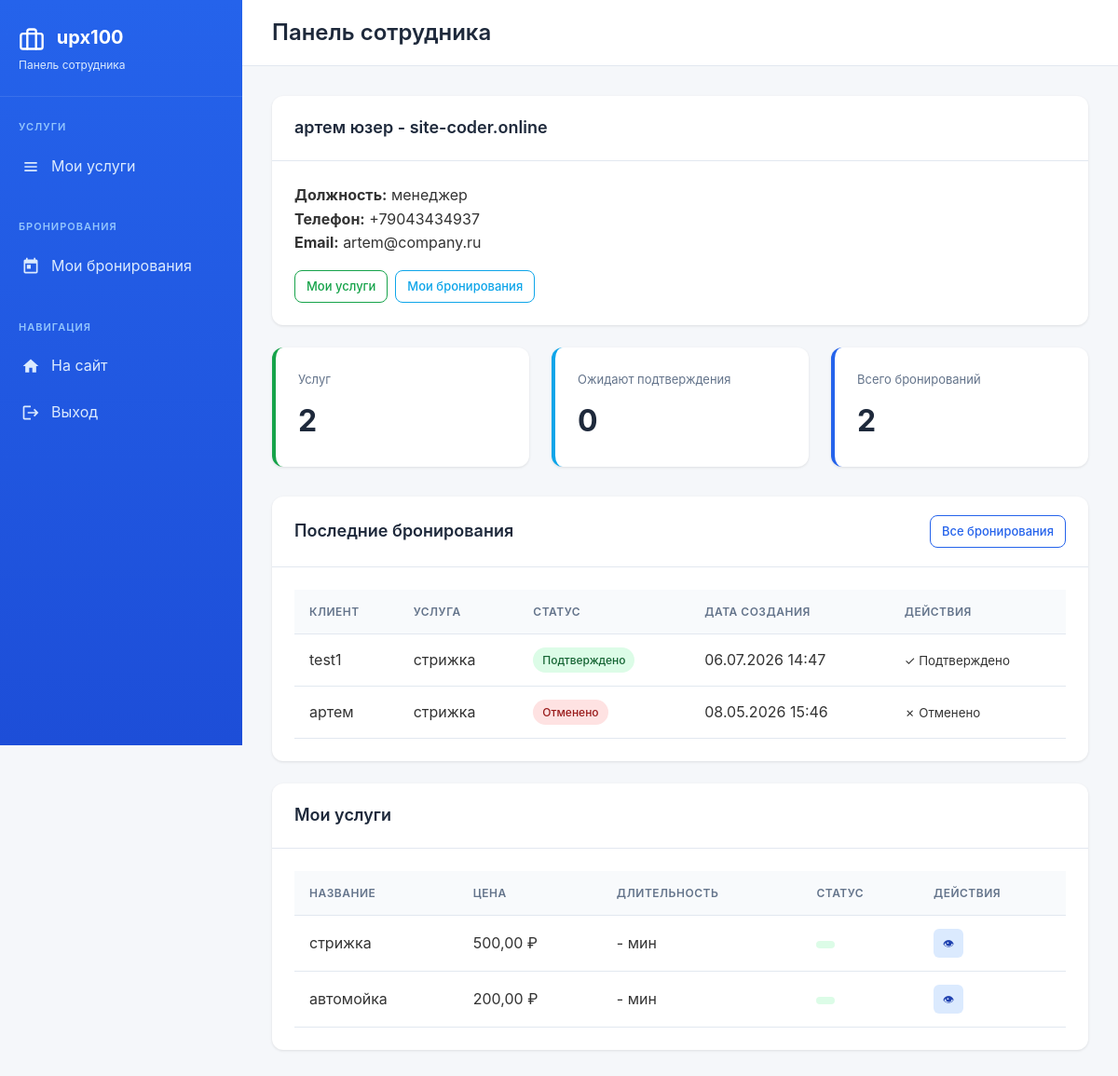
The page /business/employee/dashboard/ (signed in) on the database its author committed.
### business/models.py (models this page shows, shortened)
class Employee(models.Model):
    company = models.ForeignKey(Company, on_delete=models.CASCADE, related_name='employees', verbose_name="Компания")
    user = models.OneToOneField(settings.AUTH_USER_MODEL, on_delete=models.CASCADE, related_name='employee_profile')
    position = models.CharField(max_length=100, blank=True, verbose_name="Должность")
    phone = models.CharField(max_length=20, blank=True, verbose_name="Телефон")
    is_active = models.BooleanField(default=True, verbose_name="Активен")
    created_at = models.DateTimeField(auto_now_add=True)
    class Meta:
        verbose_name = "Сотрудник"
        verbose_name_plural = "Сотрудники"
        unique_together = ['company', 'user']
    @property
    def name(self):
        return self.user.get_full_name() or self.user.email
    @property
    def email(self):
        return self.user.email

class Company(models.Model):
    owner = models.OneToOneField(settings.AUTH_USER_MODEL, on_delete=models.CASCADE, related_name='company')
    name = models.CharField(max_length=200, verbose_name="Название компании")
    description = models.TextField(blank=True, verbose_name="Описание")
    logo = models.ImageField(upload_to='company_logos/', blank=True, null=True, verbose_name="Логотип")
    photo = models.ImageField(upload_to='company_photos/', blank=True, null=True, verbose_name="Фото компании")
    address = models.CharField(max_length=300, verbose_name="Адрес")
    latitude = models.DecimalField(max_digits=9, decimal_places=6, blank=True, null=True, verbose_name="Широта")
    longitude = models.DecimalField(max_digits=9, decimal_places=6, blank=True, null=True, verbose_name="Долгота")
    phone = models.CharField(max_length=20, blank=True, verbose_name="Телефон")
    email = models.EmailField(blank=True, verbose_name="Email")
    is_verified = models.BooleanField(default=False, verbose_name="Проверена модератором")
    created_at = models.DateTimeField(auto_now_add=True)
    updated_at = models.DateTimeField(auto_now=True)
    class Meta:
        verbose_name = "Компания"
        verbose_name_plural = "Компании"

class Booking(models.Model):
    STATUS_CHOICES = [
        ('pending', 'Ожидает подтверждения'),
        ('confirmed', 'Подтверждено'),
        ('cancelled', 'Отменено'),
        ('completed', 'Выполнено'),
    ]
    service = models.ForeignKey(Service, on_delete=models.CASCADE, related_name='bookings', verbose_name="Услуга")
    client_name = models.CharField(max_length=150, verbose_name="Имя клиента")
    client_phone = models.CharField(max_length=20, verbose_name="Телефон клиента")
    client_email = models.EmailField(blank=True, verbose_name="Email клиента")
    status = models.CharField(max_length=20, choices=STATUS_CHOICES, default='pending', verbose_name="Статус")
    created_at = models.DateTimeField(auto_now_add=True)
    updated_at = models.DateTimeField(auto_now=True)
    notes = models.TextField(blank=True, verbose_name="Комментарий клиента")
    class Meta:
        verbose_name = "Бронирование"
        verbose_name_plural = "Бронирования"
        ordering = ['-created_at']

class Service(models.Model):
    company = models.ForeignKey(Company, on_delete=models.CASCADE, related_name='services', verbose_name="Компания")
    category = models.ForeignKey('companies.Category', on_delete=models.SET_NULL, null=True, blank=True, related_name='business_services', verbose_name="Категория")
    subcategory = models.ForeignKey('companies.Subcategory', on_delete=models.SET_NULL, null=True, blank=True, related_name='business_services', verbose_name="Подкатегория")
    employees = models.ManyToManyField(Employee, related_name='services', verbose_name="Сотрудники")
    name = models.CharField(max_length=200, verbose_name="Название услуги")
    description = models.TextField(blank=True, verbose_name="Описание")
    price = models.DecimalField(max_digits=10, decimal_places=2, verbose_name="Цена (руб)")
    duration = models.PositiveIntegerField(help_text="Длительность в минутах", verbose_name="Длительность (мин)", null=True, blank=True)
    photo = models.ImageField(upload_to='service_photos/', blank=True, null=True, verbose_name="Фото услуги")
    created_at = models.DateTimeField(auto_now_add=True)
    updated_at = models.DateTimeField(auto_now=True)
    payment_amount = models.DecimalField(max_digits=10, decimal_places=2, default=0, verbose_name="Сумма оплаты (руб/мес)")
    payment_due_date = models.DateTimeField(null=True, blank=True, verbose_name="Дата окончания оплаты")
    last_payment_date = models.DateTimeField(null=True, blank=True, verbose_name="Дата последней оплаты")
    class Meta:
        verbose_name = "Услуга"
        verbose_name_plural = "Услуги"
    @property
    def status(self):
        if not self.payment_due_date:
            return 'draft'  # Если нет даты оплаты - черновик
        now = timezone.now()
        if now > self.payment_due_date:
            return 'inactive'  # Оплата истекла
        else:
            return 'active'  # Активна

### accounts/models.py (models this page shows, shortened)
class User(AbstractBaseUser, PermissionsMixin):
    ROLE_CHOICES = (
        ('admin', 'Администратор'),
        ('entrepreneur', 'Предприниматель'),
        ('employee', 'Сотрудник'),
    )
    email = models.EmailField('Email', unique=True)
    first_name = models.CharField('Имя', max_length=30, blank=True)
    last_name = models.CharField('Фамилия', max_length=30, blank=True)
    phone = models.CharField('Телефон', max_length=20, blank=True)
    role = models.CharField('Роль', max_length=20, choices=ROLE_CHOICES, default='entrepreneur')
    is_staff = models.BooleanField('Статус сотрудника', default=False)
    is_active = models.BooleanField('Активен', default=True)
    date_joined = models.DateTimeField('Дата регистрации', default=timezone.now)
    objects = UserManager()
    USERNAME_FIELD = 'email'
    REQUIRED_FIELDS = []
    class Meta:
        verbose_name = 'Пользователь'
        verbose_name_plural = 'Пользователи'
    def get_full_name(self):
        return f"{self.first_name} {self.last_name}".strip() or self.email
    def get_employee_profile(self):
        if hasattr(self, 'employee_profile'):
            return self.employee_profile
        return None
    def get_company(self):
        if self.role == 'entrepreneur':
            try:
                return self.company
            except Company.DoesNotExist:
                return None
        elif self.role == 'employee':
            employee_profile = self.get_employee_profile()
            if employee_profile:
                return employee_profile.company
        return None

### business/views.py (the view)
# urls.py: path('employee/dashboard/', views.employee_dashboard_view, name='employee_dashboard'),
@login_required
def employee_dashboard_view(request):
    if request.user.role != 'employee':
        messages.error(request, 'Доступ только для сотрудников')
        return redirect('home')
    company = request.user.get_company()
    if not company:
        messages.error(request, 'Компания не найдена')
        return redirect('home')
    employee_profile = request.user.get_employee_profile()
    if not employee_profile:
        messages.error(request, 'Профиль сотрудника не найден')
        return redirect('home')
    services = employee_profile.services.all().select_related('category')
    bookings = Booking.objects.filter(
        service__employees=employee_profile
    ).select_related('service', 'service__category', 'service__subcategory').order_by('-created_at')[:20]
    pending_bookings_count = Booking.objects.filter(
        service__employees=employee_profile,
        status='pending'
    ).count()
    context = {
        'company': company,
        'employee': employee_profile,
        'services': services,
        'bookings': bookings,
        'pending_bookings_count': pending_bookings_count,
        'is_employee_dashboard': True,
    }
    return render(request, 'business/employee_dashboard.html', context)

### templates/business/employee_dashboard.html (shortened to what this page needs)
{% extends 'business/base.html' %}
{% block content %}
    <div class="card">
        <div class="card-header">
            <h3 class="card-title">{{ employee.name }} - {{ company.name }}</h3>
        </div>
        <div class="card-body">
            <p><strong>Должность:</strong> {{ employee.position|default:"Не указана" }}</p>
            <p><strong>Телефон:</strong> {{ employee.phone|default:"Не указан" }}</p>
            <p><strong>Email:</strong> {{ employee.email|default:"Не указан" }}</p>
            <div class="mt-3" style="margin-top: 16px; display: flex; gap: 8px; flex-wrap: wrap;">
                <a href="{% url 'business:service_list' %}" class="btn btn-sm btn-outline-success">Мои услуги</a>
                <a href="{% url 'business:booking_list' %}" class="btn btn-sm btn-outline-info">Мои бронирования</a>
            </div>
        </div>
    </div>
    <div class="stats-grid">
        <div class="stat-card" style="border-left: 4px solid #16a34a;">
            <div class="stat-label">Услуг</div>
            <div class="stat-value">{{ services.count }}</div>
        </div>
        <div class="stat-card" style="border-left: 4px solid #0ea5e9;">
            <div class="stat-label">Ожидают подтверждения</div>
            <div class="stat-value">{{ pending_bookings_count }}</div>
        </div>
        <div class="stat-card" style="border-left: 4px solid #2563eb;">
            <div class="stat-label">Всего бронирований</div>
            <div class="stat-value">{{ bookings.count }}</div>
        </div>
    </div>
    <div class="card">
        <div class="card-header d-flex justify-content-between align-items-center">
            <h5 class="card-title mb-0">Последние бронирования</h5>
            <a href="{% url 'business:booking_list' %}" class="btn btn-sm btn-outline-primary">Все бронирования</a>
        </div>
        <div class="card-body">
            {% if bookings %}
            <div class="table-responsive">
                <table>
                    <thead>
                        <tr>
                            <th>Клиент</th>
                            <th>Услуга</th>
                            <th>Статус</th>
                            <th>Дата создания</th>
                            <th>Действия</th>
                        </tr>
                    </thead>
                    <tbody>
                        {% for booking in bookings %}
                        <tr>
                            <td>{{ booking.client_name }}</td>
                            <td>{{ booking.service.name }}</td>
                            <td>
                                <span class="badge badge-{% if booking.status == 'confirmed' %}success{% elif booking.status == 'pending' %}warning{% elif booking.status == 'cancelled' %}danger{% else %}info{% endif %}">
                                    {{ booking.get_status_display }}
                                </span>
                            </td>
                            <td>{{ booking.created_at|date:"d.m.Y H:i" }}</td>
                            <td>
                                {% if booking.status == 'pending' %}
                                    <div class="btn-group" role="group">
                                        <a href="{% url 'business:booking_confirm' booking.pk %}" class="btn btn-sm btn-success" title="Подтвердить">✓</a>
                                        <a href="{% url 'business:booking_cancel' booking.pk %}" class="btn btn-sm btn-danger" title="Отменить">✗</a>
                                    </div>
                                {% elif booking.status == 'confirmed' %}
                                    <span class="text-muted"><small>✓ Подтверждено</small></span>
                                {% elif booking.status == 'cancelled' %}
                                    <span class="text-muted"><small>✗ Отменено</small></span>
                                {% else %}
                                    <span class="text-muted"><small>Завершено</small></span>
                                {% endif %}
                            </td>
                        </tr>
                        {% endfor %}
                    </tbody>
                </table>
            </div>
            {% else %}
            <div class="empty-state">
                <div class="empty-state-icon">📅</div>
                <h3>Пока нет бронирований</h3>
            </div>
            {% endif %}
        </div>
    </div>
    <div class="card">
        <div class="card-header d-flex justify-content-between align-items-center">
            <h5 class="card-title mb-0">Мои услуги</h5>
        </div>
        <div class="card-body">
            {% if services %}
            <div class="table-responsive">
                <table>
                    <thead>
                        <tr>
                            <th>Название</th>
                            <th>Цена</th>
                            <th>Длительность</th>
                            <th>Статус</th>
                            <th>Действия</th>
                        </tr>
                    </thead>
                    <tbody>
                        {% for service in services %}
                        <tr>
                            <td>{{ service.name }}</td>
                            <td>{{ service.price }} ₽</td>
                            <td>{{ service.duration|default:"-" }} мин</td>
                            <td>
                                <span class="badge badge-{% if service.status == 'active' %}success{% elif service.status == 'pending_payment' %}warning{% elif service.status == 'inactive' %}danger{% else %}secondary{% endif %}">
                                </span>
                            </td>
                            <td>
                                <div class="actions-cell">
                                    <a href="{% url 'business:service_detail' service.pk %}" class="action-btn edit" title="Просмотр">👁</a>
                                </div>
                            </td>
                        </tr>
                        {% endfor %}
                    </tbody>
                </table>
            </div>
            {% else %}
            <div class="empty-state">
                <div class="empty-state-icon">🛠</div>
                <h3>Услуги еще не назначены</h3>
                <p>Обратитесь к администратору для добавления услуг</p>
            </div>
            {% endif %}
        </div>
    </div>
{% endblock %}

### templates/business/base.html (style rules this page uses)
* { margin: 0; padding: 0; box-sizing: border-box; }
body { font-family: -apple-system, BlinkMacSystemFont, 'Segoe UI', Roboto, Oxygen, Ubuntu, sans-serif; background-color: #f5f7fa; color: #333; line-height: 1.6; }
.card { background: #fff; border-radius: 12px; box-shadow: 0 1px 3px rgba(0,0,0,0.1); overflow: hidden; margin-bottom: 24px; }
.card-header { padding: 20px 24px; border-bottom: 1px solid #e2e8f0; display: flex; justify-content: space-between; align-items: center; }
.card-title { font-size: 18px; font-weight: 600; color: #1e293b; }
.card-body { padding: 24px; }
.stats-grid { display: grid; grid-template-columns: repeat(auto-fit, minmax(240px, 1fr)); gap: 24px; margin-bottom: 32px; }
.stat-card { background: #fff; border-radius: 12px; padding: 24px; box-shadow: 0 1px 3px rgba(0,0,0,0.1); }
.stat-label { font-size: 13px; color: #64748b; margin-bottom: 8px; }
.stat-value { font-size: 32px; font-weight: 700; color: #1e293b; }
.table-responsive { overflow-x: auto; }
table { width: 100%; border-collapse: collapse; }
th, td { padding: 14px 16px; text-align: left; border-bottom: 1px solid #e2e8f0; }
th { background: #f8fafc; font-weight: 600; font-size: 12px; text-transform: uppercase; letter-spacing: 0.5px; color: #64748b; }
.btn { display: inline-flex; align-items: center; gap: 8px; padding: 10px 20px; border-radius: 8px; font-size: 14px; font-weight: 500; text-decoration: none; cursor: pointer; border: none; transition: all 0.2s; }
.btn-outline-primary { background: transparent; color: #2563eb; border: 1px solid #2563eb; }
.btn-outline-success { background: transparent; color: #16a34a; border: 1px solid #16a34a; }
.btn-outline-info { background: transparent; color: #0ea5e9; border: 1px solid #0ea5e9; }
.btn-sm { padding: 6px 12px; font-size: 13px; }
.badge { display: inline-block; padding: 4px 10px; border-radius: 20px; font-size: 12px; font-weight: 500; }
.badge-success { background: #dcfce7; color: #166534; }
.badge-danger { background: #fee2e2; color: #991b1b; }
.actions-cell { display: flex; gap: 8px; }
.action-btn { padding: 6px 10px; border-radius: 6px; font-size: 12px; text-decoration: none; transition: all 0.2s; }
.action-btn.edit { background: #dbeafe; color: #1e40af; }

### rows shown on the page
Employee: name "артем юзер", position "менеджер", phone "+79043434937", email "artem@company.ru"
Company: name "site-coder.online"
Booking: client_name "test1", service.name "стрижка", status "Подтверждено", created_at "06.07.2026 14:47", shows "✓ Подтверждено"
Booking: client_name "артем", service.name "стрижка", status "Отменено", created_at "08.05.2026 15:46", shows "✗ Отменено"
Service: name "стрижка", price "500,00", duration "-"
Service: name "автомойка", price "200,00", duration "-"

### other values the page prints
{{ title|default:"Панель сотрудника" }} "Панель сотрудника"
{{ services.count }} "2"
{{ pending_bookings_count }} "0"
{{ bookings.count }} "2"
